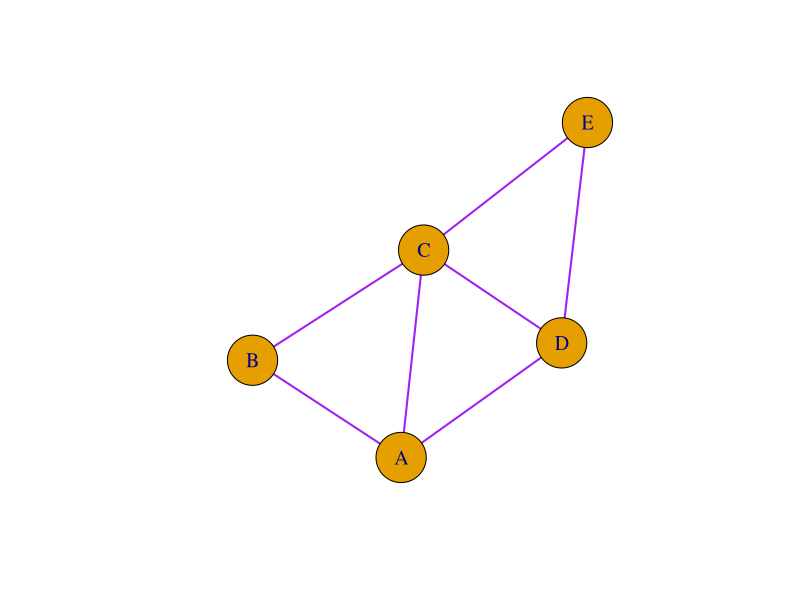
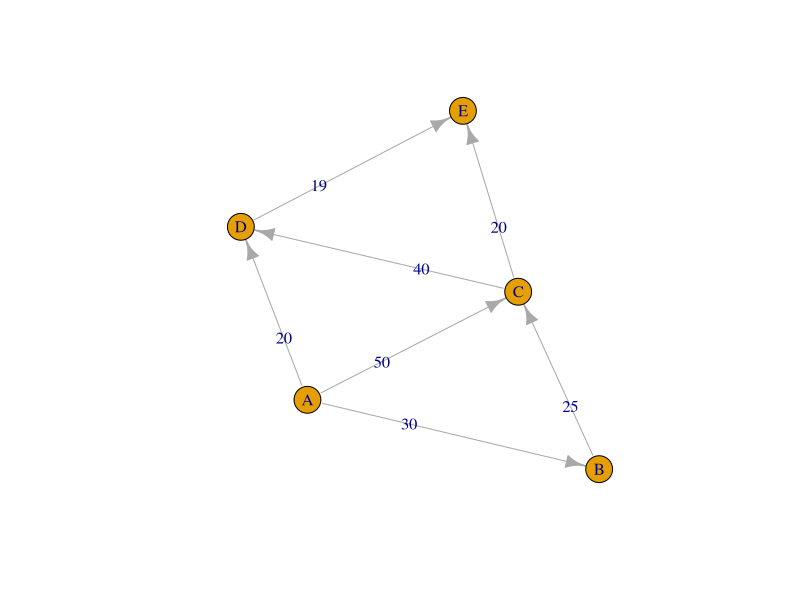
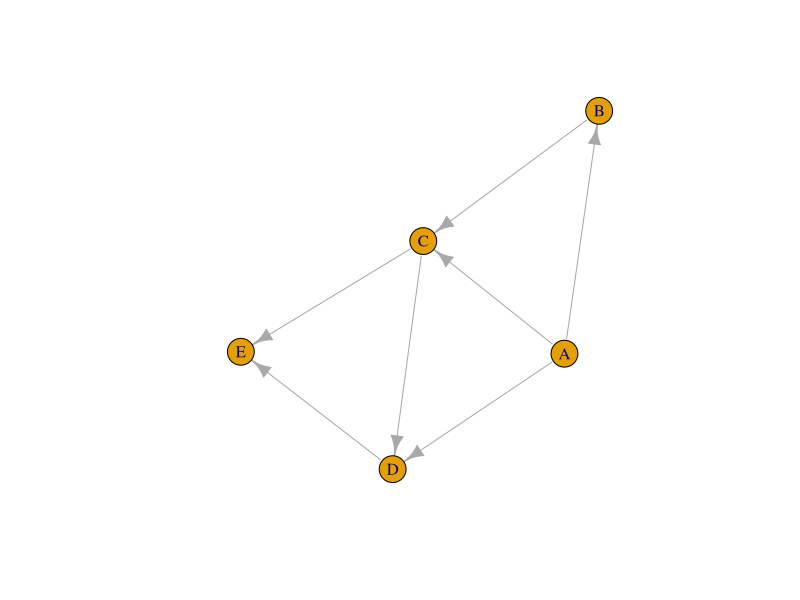
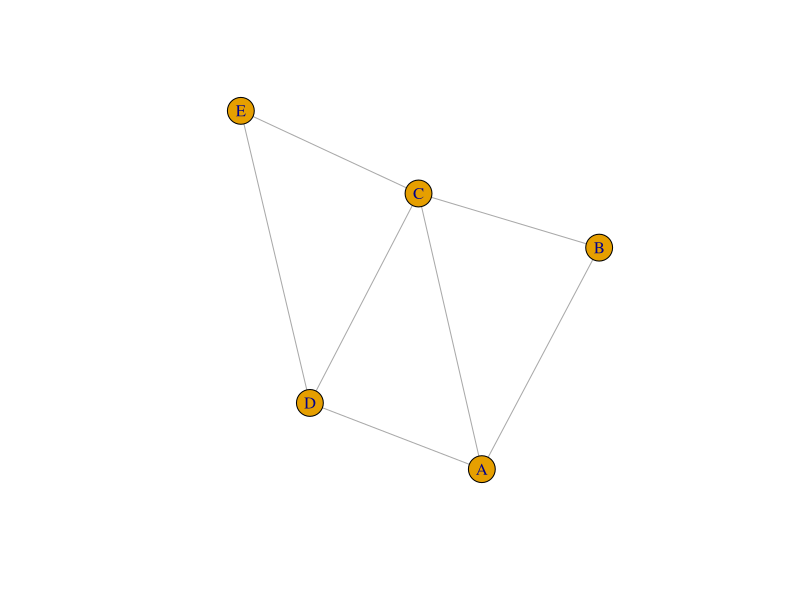
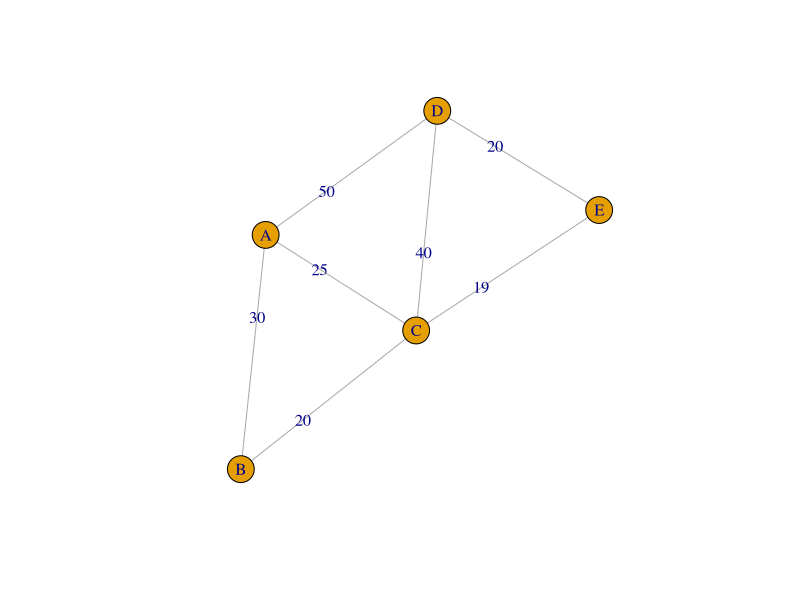
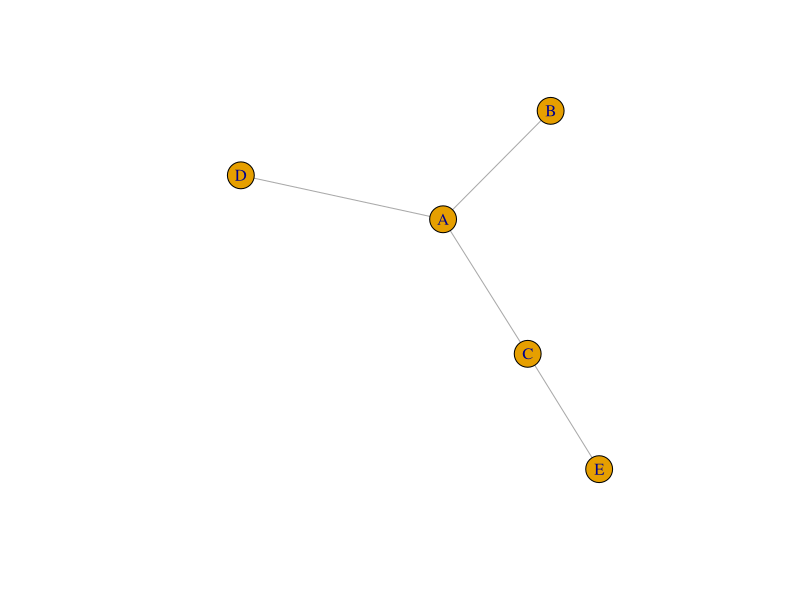

Source code (R) for these figures, in order:
library(igraph)
edges=c('A','B','A','C','B','C','A','D','C','D','D','E','C','E')
g=graph(edges,directed=FALSE) #direction doesnot matter ie undirected
?graph
gr=graph(edges,directed=TRUE)
degree(g)# undirected so just the number of edges fromed usig the said variable
degree(gr,mode="in") #indegree
degree(gr,mode="out") # outdegree
g
gr
#total degree = indegree+outdegree -> per vertex

plot(g, vertex.size=30, vertex.label.cex=1.2, edge.width=2, edge.color = 'purple')
#plotting undirected graph
E(g)$weight = c(1,1,1,1,1,1,1) #this is the og ie same weightage
E(g)$weight = c(30,50,25,20,40,19,20) # after assigning, it modifies the graph accrodingly
plot(gr, edge.label=E(g)$weight) #directed wowowowow
plot(gr) #without weights



#agj matrix
adj_mat = matrix(c(0,1,1,1,0,
                   1,0,1,0,0,
                   1,1,0,1,1,
                   1,0,1,0,1,
                   0,0,1,1,0), nrow=5,byrow=TRUE)

#Assigning names
rownames(adj_mat) = colnames(adj_mat) = c('A','B','C','D','E')
agr = graph_from_adjacency_matrix(adj_mat, mode='undirected')
plot(agr)
E(g)$weight = c(30,25,50,20,40,19,20)
plot(agr, edge.label=E(g)$weight)

#MST
g2 = mst(agr)
plot(g2)
